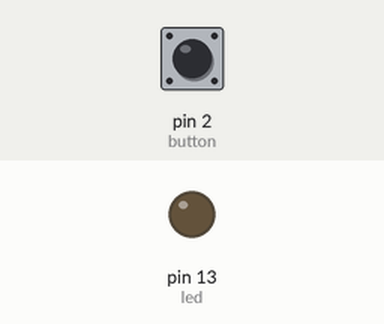
The sketch below on a simulated Arduino Uno, built with avr-gcc and run on an emulated ATmega328P. Shown: output pins drawn as LEDs (lit = HIGH). Inputs (shaded band) come from the test bench; at power-on: pin 2 (button) LOW.

Above: at 1.2 s.
1.3 s: pin 2 (button) pulled HIGH for 0.15 s
At 1.37 s:
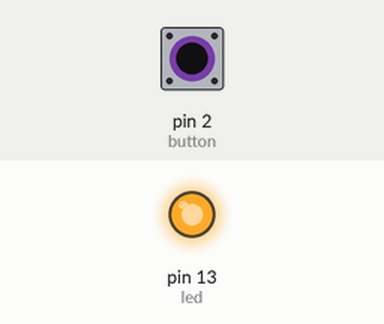
2.9 s: pin 2 (button) pulled HIGH for 3.2 s
At 6.4 s:
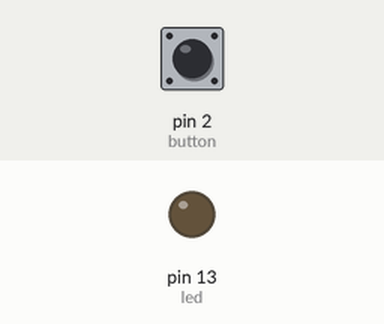
Timing chart, 0 to 7.9 s (numbered marks = the images above; inputs shaded):
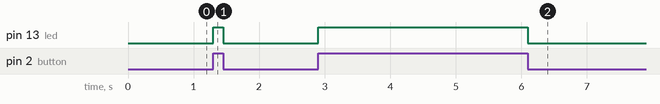

Measured:
- after the input at 1.3 s, pin 13 (led): LOW → HIGH at once, → LOW 0.15 s later
- after the input at 2.9 s, pin 13 (led): LOW → HIGH at once, → LOW 3.2 s later

The sketch:

blink_with_button.ino
```cpp
//button pin #
int button = 2;

//LED pin #
int led =  13;

//the current state of the button. LOW if up, HIGH if down
int buttonState = LOW;

//called once when booted
void setup() {
  //tell arduino how to use our pin
  pinMode(led, OUTPUT);

  //tell arduino how to use our button
  pinMode(button, INPUT);
}

//this function is called continuosly when running
void loop(){
  //is out button down
  buttonState = digitalRead(button);

  //is our button down?
  if (buttonState == HIGH) {
    //if so, turn on the LED
    digitalWrite(led, HIGH);
  }else {
    //if not, turn off the LED
    digitalWrite(led, LOW);
  }
}
```
